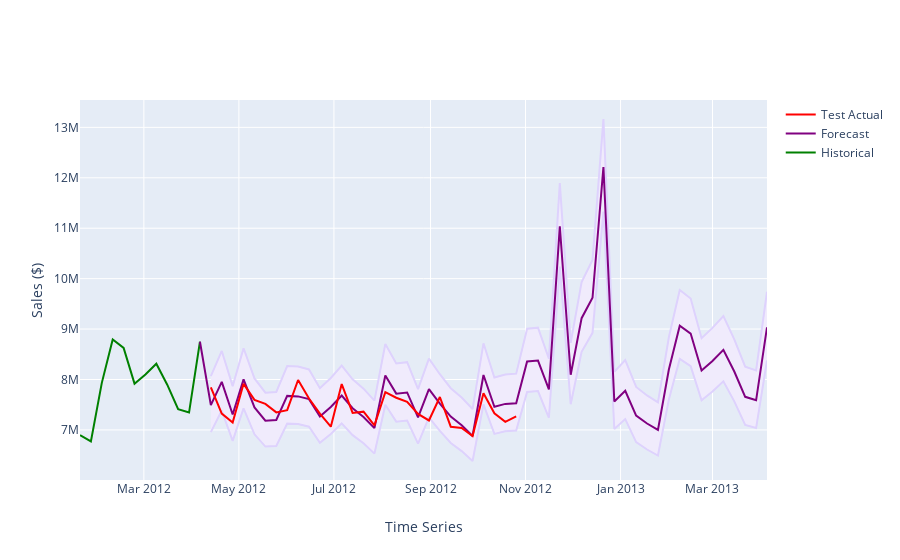

Source (notebook cell):
### Code cell
fig = go.Figure()
## Actual Sales
fig.add_trace(go.Scatter(x=train2.index[102:], y=train2[102:]['cluster_2'],
    fill=None,
    name='Historical',
    mode='lines',
    line_color='green',
    ))
## Lower Confidence Interval Limit
fig.add_trace(go.Scatter(x=pred_ci.index, y=pred_ci.iloc[:, 0],
    fill=None,
    mode='lines',
    showlegend=False,
    opacity=0.5,
    line_color='#DED2FD',
    ))
## Upper Confidence Interval Limit
fig.add_trace(go.Scatter(x=pred_ci.index, y=pred_ci.iloc[:, 1],
    fill='tonexty', # fill area between trace1 and trace2
    mode='lines', 
    showlegend=False,
    opacity=0.5,
    fillcolor='#F0EBFC',
    line_color='#DED2FD'))
fig.add_trace(go.Scatter(x=preds1.index.insert(0, train2.index[-1]), 
                         y=np.insert(preds1.values, 0, train2['cluster_2'][-1]),
    fill=None,
    name='Forecast',
    mode='lines',
    line_color='purple',
    ))
fig.add_trace(go.Scatter(x=test2.index, 
                         y=test2['cluster_2'],
    fill=None,
    name='Test Actual',
    mode='lines',
    line_color='red',
    ))
## Update plot features
fig.update_layout(
    autosize=False,
    xaxis=go.layout.XAxis(title_text='Time Series'), 
    yaxis=go.layout.YAxis(title_text='Sales ($)'))
fig.show()
